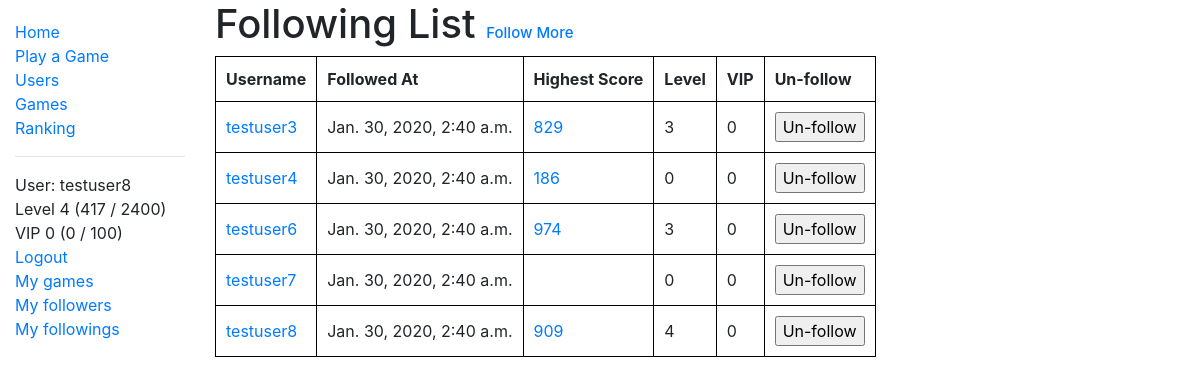
The page /two_zero_four_eight/user_following/ (signed in) on the database its author committed.
### two_zero_four_eight/models.py (models this page shows, shortened)
class User(AbstractUser):
    game_played = models.IntegerField(verbose_name='Number of Games Played', default=0)
    best_game = models.OneToOneField('Game', on_delete=models.CASCADE, null=True, blank=True)
    highest_score = models.PositiveIntegerField(verbose_name='Highest Score', null=True, blank=True)
    experience = models.IntegerField(verbose_name='Experience', default=0)
    money_deposited = models.IntegerField(verbose_name='Money Deposited', default=0)
    num_follower = models.IntegerField(verbose_name='Followers', default=0)
    num_following = models.IntegerField(verbose_name='Followings', default=0)
    class Meta:
        ordering = ['date_joined']
    def get_absolute_url(self):
        return reverse('user-detail', args=[str(self.id)])
    @property
    def level(self):
        return binary_search(number=self.experience, array=experience_table)
    @property
    def level_string(self):
        return 'Level ' + status_string(level=self.level, experience=self.experience, table=experience_table)
    @property
    def vip_level(self):
        return binary_search(number=self.money_deposited, array=vip_table)
    @property
    def vip_level_string(self):
        return 'VIP ' + status_string(level=self.vip_level, experience=self.money_deposited, table=vip_table)

class Follow(models.Model):
    follower = models.ForeignKey(User, on_delete=models.CASCADE, null=False, blank=False, related_name='follower', db_index = True)
    user = models.ForeignKey(User, on_delete=models.CASCADE, null=False, blank=False, related_name='user', db_index = True)
    created = models.DateTimeField(default=timezone.now)
    updated = models.DateTimeField(default=timezone.now)
    active = models.BooleanField(default=True)
    class Meta:
        ordering = ['user']
        unique_together = ('user', 'follower',)

### two_zero_four_eight/views.py (the view)
# urls.py: path('user_following/', views.UserFollowingListView.as_view(), name='user-following'),
class UserFollowingListView(LoginRequiredMixin, generic.ListView):
    paginate_by = 5
    template_name = 'two_zero_four_eight/user_following_list.html'
    def get_queryset(self):
        return Follow.objects.filter(follower=self.request.user, active=True)

### two_zero_four_eight/models.py (called while the page is built)
def binary_search(array, number):
    hi = len(array)
    lo = 0
    while hi > lo:
        mid = lo + int((hi - lo + 1) / 2)
        if array[mid] <= number:
            lo = mid
        else:
            hi = mid - 1
    return lo

def status_string(level, experience, table):
    return str(level) + ' (' + str(experience - table[level]) + ' / ' + str(table[level + 1] - table[level]) + ')'

### two_zero_four_eight/templates/two_zero_four_eight/user_following_list.html (shortened to what this page needs)
{% extends "base_generic.html" %}
{% block content %}
  {% if follow_list %}
    <h1>Following List <a href = "{% url 'users' %}" style="font-size:15px">Follow More</a></h1>
    <table>
      <tr>
        <th>Username</th>
        <th>Followed At</th>
        <th>Highest Score</th>
        <th>Level</th>
        <th>VIP</th>
        <th>Un-follow</th>
      </tr>
      {% for follow in follow_list %}
        <tr>
          <td><a href="{{ follow.user.get_absolute_url }}">{{ follow.user.username }}</a></td>
          <td>{{follow.created}}</td>
          <td>
            {% if follow.user.best_game %}<a href="{% url 'game-detail' follow.user.best_game.id %}">{{follow.user.highest_score}}</a> {% endif %}
          </td>
          <td>{{follow.user.level}}</td>
          <td>{{follow.user.vip_level}}</td>
          <td>
            <form action="{% url 'remove-follow' %}" method="post" onsubmit="return confirm('Do you really want to un-follow {{ follow.user.username }}?')">
              <input type="submit" value="Un-follow">
            </form>
          </td>
        </tr>
      {% endfor %}
    </table>
  {% else %}
    <p>You are not following any user.</p>
    <a href = "{% url 'users' %}" style="font-size:15px">Follow Some?</a>
  {% endif %}
{% endblock %}

### two_zero_four_eight/templates/base_generic.html (shortened to what this page needs)
<!DOCTYPE html>
<html lang="en">
<head>
  <link rel="stylesheet" href="https://stackpath.bootstrapcdn.com/bootstrap/4.1.3/css/bootstrap.min.css">
  {% load bootstrap_pagination %}
  <link rel="stylesheet" href="{% static 'css/styles.css' %}">
</head>
<body>
  <div class="container-fluid">
    <div class="row">
      <div class="col-sm-2">
      {% block sidebar %}
        <ul class="sidebar-nav">
          <li><a href="{% url 'index' %}">Home</a></li>
          <li><a href="{% url 'play-game' %}">Play a Game</a></li>
          <li><a href="{% url 'users' %}">Users</a></li>
          <li><a href="{% url 'games' %}">Games</a></li>
          <li><a href="{% url 'user-rank' %}">Ranking</a></li>
          <hr/>
          {% if user.is_authenticated %}
          <li>User: {{ user.get_username }}</li>
          <li>{{ user.level_string }}</li>
          <li>{{ user.vip_level_string }}</li>
          <li><a href="{% url 'logout'%}?next={{request.path}}">Logout</a></li>
          <li><a href="{% url 'user-game' user.id %}">My games</a></li>
          <li><a href="{% url 'user-follower' %}">My followers</a></li>
          <li><a href="{% url 'user-following' %}">My followings</a></li>
          {% else %}
             <li><a href="{% url 'login'%}?next={{request.path}}">Login</a></li>
          {% endif %}
        </ul>
     {% endblock %}
      </div>
      <div class="col-sm-10 ">
          {% block content %}{% endblock %}
      </div>
    </div>
  </div>
</body>
</html>

### two_zero_four_eight/static/css/styles.css (style rules this page uses)
.sidebar-nav { margin-top: 20px; padding: 0; list-style: none; }
table, th, td { padding: 10px; border: 1px solid black; border-collapse: collapse; }

### rows shown on the page
User: get_username "testuser8", level_string "Level 4 (417 / 2400)", vip_level_string "VIP 0 (0 / 100)"
Follow: user.username "testuser3", created "Jan. 30, 2020, 2:40 a.m.", user.highest_score "829", user.level "3", user.vip_level "0"
Follow: user.username "testuser4", created "Jan. 30, 2020, 2:40 a.m.", user.highest_score "186", user.level "0", user.vip_level "0"
Follow: user.username "testuser6", created "Jan. 30, 2020, 2:40 a.m.", user.highest_score "974", user.level "3", user.vip_level "0"
Follow: user.username "testuser7", created "Jan. 30, 2020, 2:40 a.m.", user.level "0", user.vip_level "0"
Follow: user.username "testuser8", created "Jan. 30, 2020, 2:40 a.m.", user.highest_score "909", user.level "4", user.vip_level "0"
